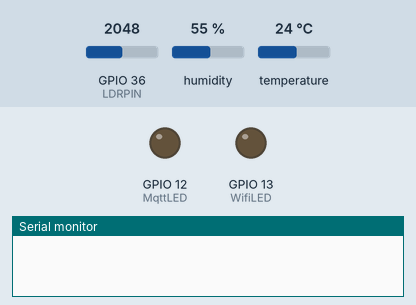
This program was run on a simulated ESP32. On the bench: output pins drawn as LEDs (lit = HIGH), the last lines printed to the serial monitor. The inputs (shaded band) are chosen by the test bench; at power-on: GPIO 36 (LDRPIN) = 2048, humidity 55 %, temperature 24 °C. WiFi joins after 1.5 s; servers stay silent unless stated; no MQTT or app messages arrive unless stated.

Above: at 0.1 s.
At 1.6 s:
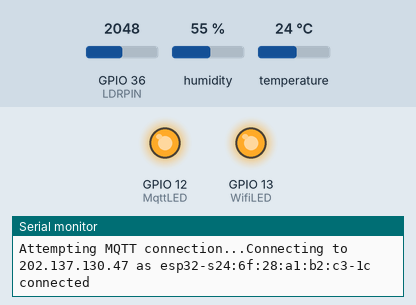
Timing chart, 0 to 3.1 s (numbered marks = the images above):
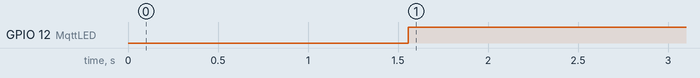

The program:

main.cpp
```cpp
#include <WiFi.h>
#include <PubSubClient.h>
#include <Arduino.h>
#include "DHT.h"
#include <Adafruit_Sensor.h>
#include <WiFiManager.h>
#include <Wire.h>

#include "config.h"

#define DHTPIN 4 // config Dht pin
#define WifiLED 13 // config Wifi pin
#define MqttLED 12 // config Mqtt pin
#define LDRPIN A0 // config LDR pin

#define DHTTYPE DHT22 // DHT 11
DHT dht(DHTPIN, DHTTYPE);

WiFiClient espClient;
PubSubClient client(espClient);
long lastMsg = 0;
int value = 0;
void callback(char *topic, byte *message, unsigned int length);
void setup_wifi();
void connectmqtt();
WiFiManager wm;
bool res;

void setup()
{
  Serial.begin(115200);
  // wm.resetSettings();
  setup_wifi();
  dht.begin();
  //connectmqtt();
  pinMode(WifiLED, OUTPUT);
  pinMode(MqttLED, OUTPUT);
}

void setup_wifi()
{
  res = wm.autoConnect(ssid, password);
  if (!res)
  {
    Serial.println("Failed to connect");
    wm.resetSettings();
  }
  else
  {

    Serial.println("connected");
    Serial.println(WiFi.SSID());
    digitalWrite(WifiLED, HIGH);
  }
}


void callback(char *topic, byte *message, unsigned int length)
{
  Serial.print("Message arrived on topic: ");
  Serial.print(topic);
  Serial.print(". Message: ");
  String messageTemp;

  for (int i = 0; i < length; i++)
  {
    Serial.print((char)message[i]);
    messageTemp += (char)message[i];
  }
  Serial.println();
  // Feel free to add more if statements to control more GPIOs with MQTT
  // If a message is received on the topic esp32/output, you check if the message is either "on" or "off".
  // Changes the output state according to the message
}

// Convert mac to String
String macToStr(const uint8_t *mac)
{
  String result;
  for (int i = 0; i < 6; ++i)
  {
    result += String(mac[i], 16);
    if (i < 5)
      result += ':';
  }
  return result;
}

void connectmqtt()
{
  // Loop until we're reconnected
  client.setServer(mqtt_server, mqtt_port);
  client.setCallback(callback);
  while (!client.connected())
  {
    Serial.print("Attempting MQTT connection...");
    String clientName;
    clientName += "esp32-s";
    uint8_t mac[6];
    WiFi.macAddress(mac);
    clientName += macToStr(mac);
    clientName += "-";
    clientName += String(micros() & 0xff, 16);
    Serial.print("Connecting to ");
    Serial.print(mqtt_server);
    Serial.print(" as ");
    Serial.println(clientName);
    // Attempt to connect
    // If you do not want to use a username and password, change next line to
    // if (client.connect((char *)clientName.c_str(),mqttUser,mqttPass))
    // {
     if  (client.connect("esp32-s", mqttUser, mqttPass)) {
      Serial.println("connected");
      digitalWrite(MqttLED, HIGH);
    }
    else
    {
      Serial.print("failed, rc=");
      Serial.print(client.state());
      Serial.println(" try again in 5 seconds");
      digitalWrite(MqttLED, LOW);

      // Wait 5 seconds before retrying
       //resetwifi();
      delay(5000);
    }
  }
}

void loop()
{
  if(!client.connected()){
    connectmqtt();
  }
  client.loop();
  long now = millis();
  if (now - lastMsg > 10000)
  {
    lastMsg = now;
     float h = dht.readHumidity();

      // Read temperature as Celsius (the default)
      float t = dht.readTemperature();

      // Read Light sensor
      int l = analogRead(LDRPIN);
      int ldr = map(l, 0, 4095, 100, 0); // for esp32
  //  int light = map(l, 0, 1024, 100, 0); // for esp8266


      if (isnan(h) || isnan(t)) {
      Serial.println("Failed to read from DHT sensor!");
      return;
      }

   // compute heat index
     // float hic = dht.computeHeatIndex(t, h, false);

      Serial.println();
      Serial.println("---------------------------");
      Serial.print("Temperature: ");
      Serial.print(t);
      Serial.println(" *C ");
      Serial.print("Humidity: ");
      Serial.print(h);
      Serial.println(" %");
      Serial.print("Light: ");
      Serial.print(ldr);
      Serial.println(" %");
      //Serial.print("Heat index: ");
      // Serial.print(hic);
      // Serial.println(" *C ");
      Serial.println("---------------------------");

      int id = 2;

    // Pepare String to send data as json
      String temp = String(t).c_str();
      String humi = String(h).c_str();
      String light = String(ldr).c_str();
      String aID = String(2).c_str();
   //   String d = String(hic).c_str();

   //   String data_out = ""id":" 2 ","temperature":"+ a + ","humidity":" + b + ","light":" + c + "";
   //   data_out = "{\"humidity\":" + Humout + ", \"temperature\":" + Temout + "}";
      String pub_ldr =  "{\"light\":" + light + "}";
      String pub_dht =  "{\"humidity\":" + humi + ", \"temperature\":" + temp + "}";
      String pub_data = "{\"id\":"+ aID +", \"humidity\":" + humi + ", \"temperature\":" + temp + ", \"light\":" + light +"}";

      char msg_ldr[50];
      char msg_dht[50];
      char msg_data[90];

      // pub_ldr.toCharArray(msg_ldr, (pub_ldr.length() + 1));
      // pub_dht.toCharArray(msg_dht, (pub_dht.length() + 1));
      pub_data.toCharArray(msg_data, (pub_data.length() +1));

      client.publish(PUB_Topic_App, msg_data);


 }
}
```

config.h
```cpp
#ifndef __CONFIG__
#define __CONFIG__
#define __DEVELOPMENT__
// #define __PRODUCTION__
// WiFi config
const char *ssid = "CEIT-IoT-Dome2023"; // Enter your WiFi name
const char *password = "IoT@2024"; // Enter WiFi password
// client Info
// const char *mqtt_server = "45.32.111.51";
// const char *mqtt_server = "390acf6596d1409b8efba47ae295ef9b.s2.eu.hivemq.cloud";
const char *mqtt_server = "202.137.130.47";
// const char *mqtt_server = "broker.hivemq.com";
const int mqtt_port = 1883;
const char *mqttUser = "mrcadmin";
const char *mqttPass = "mrcAdmin@2023";

// publish the machine status topic
#define PUB_Topic_Ldr "mrc/iot/orchids/ldr"
#define PUB_Topic_Dht "mrc/iot/orchids/dht"
#define PUB_Topic_App "mrc/iot/orchids/data"

// //subscribe the machine status topic
// const char *SUB_PUM_Manual = "mrc/iot/orchids/pum";
// const char *SUB_Auto_Auto = "mrc/iot/orchids/pum";
#endif
```

Measured:
- by itself, GPIO 12 (MqttLED): LOW → HIGH at 1.6 s
